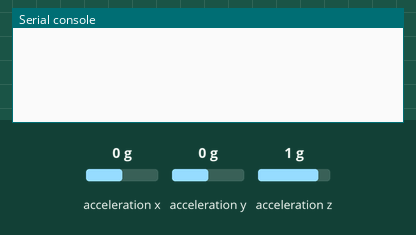
This program was run on a simulated Circuit Playground running CircuitPython. On the bench: the last lines printed to the serial console. The inputs (shaded band) are chosen by the test bench; at power-on: acceleration x 0 g, acceleration y 0 g, acceleration z 1 g. The clock reads 2024-03-15 10:24:30 at power-on unless the program sets it.

Above: at 1.2 s.
1.3 s: acceleration x set to -1.4 g
At 2.2 s:
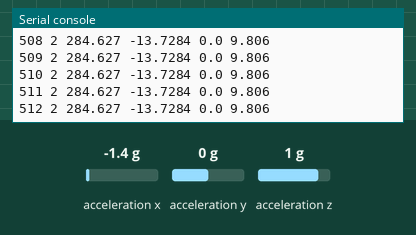
2.8 s: acceleration y set to -1.4 g
At 3.8 s:
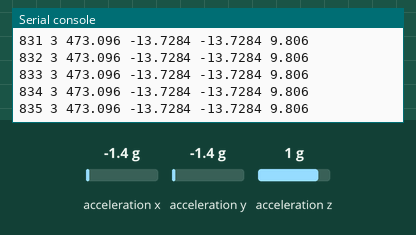
4.3 s: acceleration z set to -1.4 g
At 4.8 s:
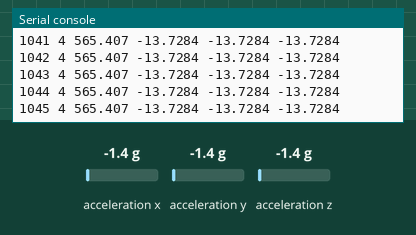
Timing chart, 0 to 7.3 s (numbered marks = the images above; inputs shaded):
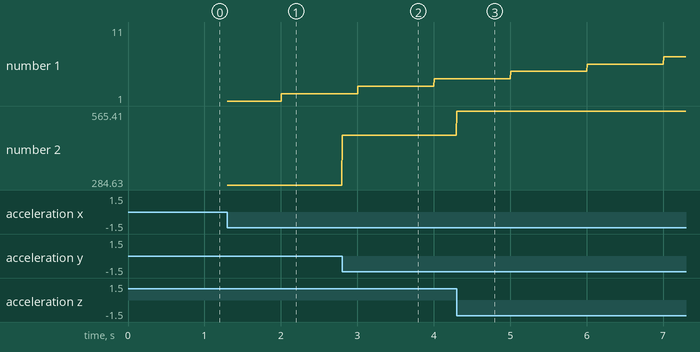

The program:

acctest.py
```python
import time

from adafruit_circuitplayground.express import cpx

t0 = time.time()

# Main loop gets x, y and z axis acceleration, prints the values, and turns on
# lights if the UFO is upside down, plays tones
i = 0
while True:
    i += 1
    t = time.time()
    rt = t - t0
    mag0 = 100
    x, y, z = cpx.acceleration  # read the accelerometer values
    mag = x*x + y*y + z*z
    if mag > mag0:
       print (i, rt, mag, x, y, z)
```

Measured:
- after the input at 1.3 s, the serial console: prints a new line at once (image 1)
